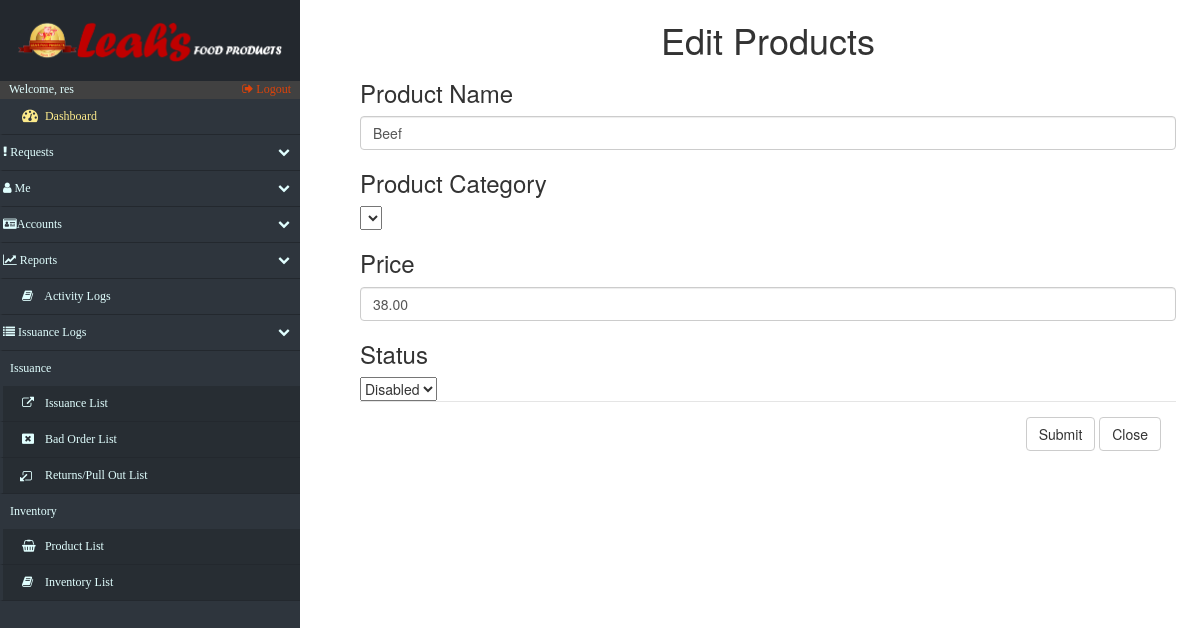
The page /editProduct.php?prodID=2 (signed in) on the database as committed earlier.
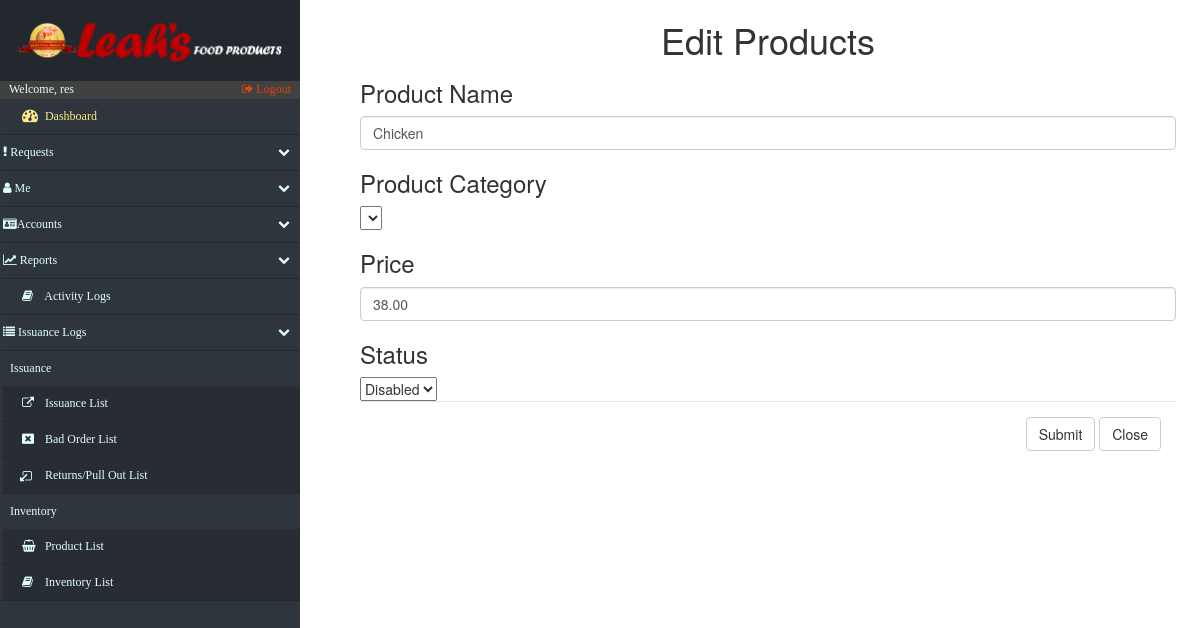
The same page on the database as committed later.
### tables this page shows
CREATE TABLE `product_list` (
  `productList_id` int(15) NOT NULL,
  `productList_name` varchar(50) DEFAULT NULL,
  `category_id` int(15) NOT NULL,
  `productList_origprice` decimal(13,2) DEFAULT NULL
);

### editProduct.php (the view, shortened to what the changed rows need)
<!DOCTYPE html>
<html lang="en">
<head>
    <?php include('fragments/config.php') ?>
    <link rel="stylesheet" href="https://maxcdn.bootstrapcdn.com/bootstrap/3.3.7/css/bootstrap.min.css">
    <link href="src/css/datatables.css" rel="stylesheet">
    <link href="//maxcdn.bootstrapcdn.com/font-awesome/4.2.0/css/font-awesome.min.css" rel="stylesheet">
    <link href="src/css/sidebar.css" rel="stylesheet">
    <link href="src/css/custom.css" rel="stylesheet">
</head>
<body>
    <div id="page-content-wrapper">
        <div class="containers">
                <h1 align="center">Edit Products</h1>
                <?php
                    $prodID = $_GET['prodID'];
                    $query ="SELECT * FROM product_list WHERE productList_id = '$prodID'";
                    $results = mysqli_query($db, $query);
                ?>
                <?php
                    foreach ($results as $data):
                ?>
                <form action="fragments/________.php" method="POST" onsubmit="return validateForm()">
                    <h3>Product Name</h3>
                    <input type="text" class="form-control" maxlength="25" name="pname" value = "<?= $data["productList_name"] ?>" >
                    <h3>Product Category</h3>
                    <select name="ProductCategory" >
                        <option ></option>
                    </select>
                    <h3>Price</h3>
                    <input type="text" class="form-control" maxlength="25" name="price" value = "<?= $data["productList_origprice"] ?>" >
                    <h3>Status</h3>
                     <select name="status">
                        <option value="Disabled">Disabled</option>
                     </select>
                    <div class="modal-footer">
                        <input name="add_prod" type="submit" class="btn btn-default" value=" Submit " />
                        <a href="Products.php">
                            <button type="button" class="btn btn-default" data-dismiss="modal">Close</button>
                        </a>
                    </div>
                </form>
                <?php
                    endforeach;
                ?>
        </div>
    </div>
</body>
</html>

Rows that differ between the two databases and show on the page:
changed product_list: pname "Beef" → "Chicken"
